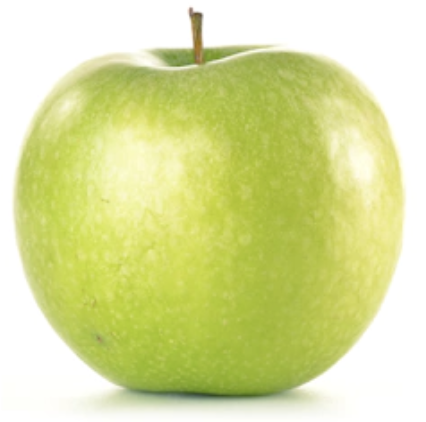
#> input picture data/dataset/dataset/test/freshapples/Screen Shot 2018-06-08 at 5.03.40 PM.png, 426 x 422 px; its folder holds only this picture in this run
$ jupyter execute 02_features.ipynb   (older library calls are emulated)
#> lines starting #> are read from the running program, lines starting #| are printed output that depends on the picture; after the words box and inside, x2 and y2 are one past the last pixel; in counts of white or black regions, pixels touching at a corner belong together
# 02 — Extração e Análise de Features
Extrai features manuais de cada imagem usando a máscara do notebook 01.

Famílias cobertas (obrigatórias pelo enunciado):
- **Forma:** área, perímetro, excentricidade, solidez, extensão, circularidade
- **Momentos de Hu:** 7 valores em escala logarítmica
- **Cor:** média e desvio padrão dos canais HSV
- **Textura:** 4 propriedades GLCM

Ao final gera `X.csv` e `y.csv`. Inclui análise intermediária: boxplots, SelectKBest e PCA.

[cell 1]
import cv2
import numpy as np
import pandas as pd
import matplotlib.pyplot as plt
import seaborn as sns
from pathlib import Path
from skimage.feature import graycomatrix, graycoprops
from sklearn.feature_selection import SelectKBest, f_classif
from sklearn.decomposition import PCA
from sklearn.preprocessing import LabelEncoder, StandardScaler

DATA_DIR = Path('../data')
OUTPUT_DIR = Path('../outputs')
OUTPUT_DIR.mkdir(exist_ok=True)
SEED = 42

## Segmentação (mesma do notebook 01)

[cell 2]
def segmentar_hsv(img_bgr):
    hsv = cv2.cvtColor(img_bgr, cv2.COLOR_BGR2HSV)
#> hsv: shape (256, 256, 3); mean H, S, V 24.5, 85.1, 223.3
    mask = cv2.inRange(hsv, np.array([0,40,40]), np.array([180,255,255]))
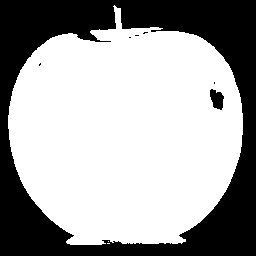
#> mask: shape (256, 256); 64.2% white; 7 black regions (5 under 20 px), largest, box (x1, y1, x2, y2) and area: (0, 0, 256, 256) 23236, (210, 89, 224, 110) 201
    k = cv2.getStructuringElement(cv2.MORPH_ELLIPSE, (7,7))
    mask = cv2.morphologyEx(mask, cv2.MORPH_OPEN, k)
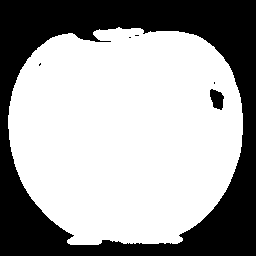
#> mask: shape (256, 256); 63.8% white; 6 black regions (4 under 20 px), largest, box (x1, y1, x2, y2) and area: (0, 0, 256, 256) 23491, (210, 89, 224, 110) 204
    return cv2.morphologyEx(mask, cv2.MORPH_CLOSE, k)
#> returned value: shape (256, 256); 63.9% white; 2 black regions

def segmentar_otsu(img_bgr):
    gray = cv2.GaussianBlur(cv2.cvtColor(img_bgr, cv2.COLOR_BGR2GRAY), (5,5), 0)
    _, mask = cv2.threshold(gray, 0, 255, cv2.THRESH_BINARY_INV + cv2.THRESH_OTSU)
    k = cv2.getStructuringElement(cv2.MORPH_ELLIPSE, (7,7))
    mask = cv2.morphologyEx(mask, cv2.MORPH_OPEN, k)
    return cv2.morphologyEx(mask, cv2.MORPH_CLOSE, k)

# Troque para segmentar_otsu se foi o escolhido no notebook 01
SEGMENTAR = segmentar_hsv

## Funções de extração

[cell 3]
def features_forma(mask):
    cnts, _ = cv2.findContours(mask, cv2.RETR_EXTERNAL, cv2.CHAIN_APPROX_SIMPLE)
#> cnts = 1 contour; box (x1, y1, x2, y2) and area: (8, 27, 243, 245) 41746
    if not cnts:
        return {k: 0.0 for k in ['area','perimetro','excentricidade','solidez','extensao','circularidade']}
    cnt = max(cnts, key=cv2.contourArea)
#> cnt = contour of 334 points, box (x1, y1, x2, y2) (8, 27, 243, 245), area 41746
    area = cv2.contourArea(cnt)
#> area = 41746.5
    peri = cv2.arcLength(cnt, True)
#> peri = 813.3
    circ = (4 * np.pi * area / peri**2) if peri > 0 else 0.0
#> circ = 0.793
    hull_area = cv2.contourArea(cv2.convexHull(cnt))
#> hull_area = 42496
    solid = area / hull_area if hull_area > 0 else 0.0
#> solid = 0.982
    _,_,w,h = cv2.boundingRect(cnt)
#> w = 235; h = 218
    ext = area / (w*h) if w*h > 0 else 0.0
#> ext = 0.815
    if len(cnt) >= 5:
        (_,_),(ma,MA),_ = cv2.fitEllipse(cnt)
#> ma = 223.3; MA = 240.5
        ecc = np.sqrt(1-(min(ma,MA)/max(ma,MA))**2) if max(ma,MA)>0 else 0.0
#> ecc = 0.372
    else:
        ecc = 0.0
    return {'area':area,'perimetro':peri,'excentricidade':ecc,'solidez':solid,'extensao':ext,'circularidade':circ}

def features_hu(mask):
    hu = cv2.HuMoments(cv2.moments(mask)).flatten()
#> hu = [0.000631, 1.57e-09, 2.45e-12, 1.52e-14, -1.28e-27, -4.73e-19, 2.63e-27]
    hu_log = -np.sign(hu) * np.log10(np.abs(hu) + 1e-10)
#> hu_log = [3.2, 8.78, 9.99, 10, -10, -10, 10]
    return {f'hu_{i+1}': v for i,v in enumerate(hu_log)}

def features_cor(img_bgr, mask):
    hsv = cv2.cvtColor(img_bgr, cv2.COLOR_BGR2HSV)
    feats = {}
    for i, c in enumerate(['H','S','V']):
        px = hsv[:,:,i][mask>0]
        feats[f'cor_mean_{c}'] = float(px.mean()) if len(px)>0 else 0.0
        feats[f'cor_std_{c}']  = float(px.std())  if len(px)>0 else 0.0
#> after the loop, feats = {'cor_mean_H': 32.82, 'cor_std_H': 2.59, 'cor_mean_S': 130.7, 'cor_std_S': 33.26, 'cor_mean_V': 206.9, 'cor_std_V': 21.5}
    return feats

def features_glcm(img_bgr, mask):
    gray = cv2.cvtColor(img_bgr, cv2.COLOR_BGR2GRAY)
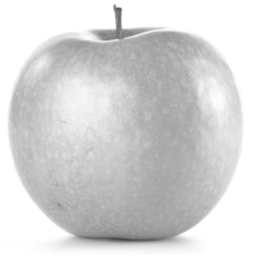
#> gray: shape (256, 256); min 71, max 255, mean 213.4
    gray[mask==0] = 0
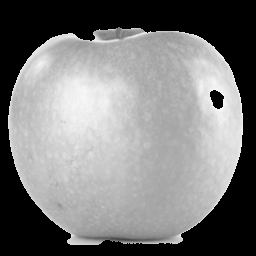
#> gray: shape (256, 256); min 0, max 248, mean 122.6
    glcm = graycomatrix(gray, distances=[1], angles=[0], levels=256, symmetric=True, normed=True)
    return {
        'glcm_contraste':     float(graycoprops(glcm,'contrast')[0,0]),
        'glcm_homogeneidade': float(graycoprops(glcm,'homogeneity')[0,0]),
        'glcm_energia':       float(graycoprops(glcm,'energy')[0,0]),
        'glcm_correlacao':    float(graycoprops(glcm,'correlation')[0,0])
    }

def extrair_features(path):
    img = cv2.resize(cv2.imread(str(path)), (256,256))
    mask = SEGMENTAR(img)
    feats = {}
    feats.update(features_forma(mask))
    feats.update(features_hu(mask))
    feats.update(features_cor(img, mask))
    feats.update(features_glcm(img, mask))
    feats['classe']  = path.parent.name
    feats['arquivo'] = path.name
    return feats

## Extração em batch

[cell 4]
imagens = list(DATA_DIR.rglob('*.jpg')) + list(DATA_DIR.rglob('*.jpeg')) + list(DATA_DIR.rglob('*.png'))
print(f'Total: {len(imagens)} imagens')

registros = []
for i, path in enumerate(imagens):
    try:
        registros.append(extrair_features(path))
    except Exception as e:
        print(f'  Erro em {path.name}: {e}')
    if (i+1) % 50 == 0:
        print(f'  {i+1}/{len(imagens)}...')
#> pass 2 of the loop `for i, path in enumerate(imagens):`:
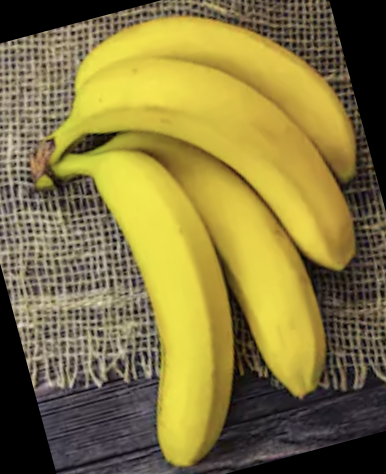
#> input picture data/dataset/dataset/test/freshbanana/rotated_by_15_Screen Shot 2018-06-12 at 10.00.12 PM.png, 386 x 474 px
#> hsv: shape (256, 256, 3); mean H, S, V 34.8, 105.4, 133.6
#> in segmentar_hsv (call 2), `mask = cv2.inRange(hsv, np.array([0,40,40]), np.array([180,255,255]))`:
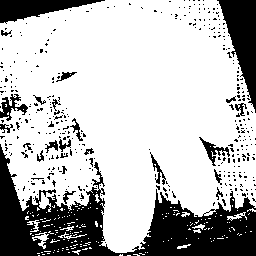
#> mask: shape (256, 256); 73.7% white; 379 black regions (355 under 20 px), largest, box (x1, y1, x2, y2) and area: (0, 144, 256, 256) 10996, (217, 0, 256, 113) 2193, (0, 0, 105, 24) 1267
#> cnts = 3 contours; box (x1, y1, x2, y2) and area: (0, 0, 256, 256) 45087, (235, 194, 244, 208) 82, (40, 196, 49, 208) 62
#> in features_glcm (call 2), `gray[mask==0] = 0`:
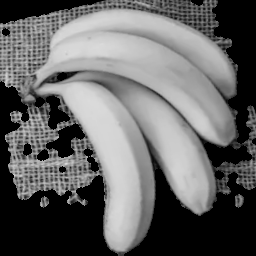
#> gray: shape (256, 256); min 0, max 220, mean 101

df = pd.DataFrame(registros)
#> df = table of 2 rows and 25 columns
print(f'Dataset: {df.shape}')
#| Dataset: (2, 25)
print(df['classe'].value_counts())
#| classe
#| freshapples    1
#| freshbanana    1
#| Name: count, dtype: int64
df.head()
#> Out = table of 2 rows and 25 columns

## Salva X.csv e y.csv

[cell 5]
feature_cols = [c for c in df.columns if c not in ['classe','arquivo']]
#> feature_cols = 23 items, first 6: 'area', 'perimetro', 'excentricidade', 'solidez', 'extensao', 'circularidade'
X = df[feature_cols]
#> X = table of 2 rows and 23 columns
y = df['classe']
X.to_csv(OUTPUT_DIR / 'X.csv', index=False)
y.to_csv(OUTPUT_DIR / 'y.csv', index=False)
print(f'Salvo: X.csv {X.shape}, y.csv {y.shape}')
#| Salvo: X.csv (2, 23), y.csv (2,)

---
## Análise intermediária
### Boxplots por classe

[cell 6]
grupos = {
    'Forma':        ['area','perimetro','excentricidade','solidez','extensao','circularidade'],
    'Cor_media':    ['cor_mean_H','cor_mean_S','cor_mean_V'],
    'Cor_desvio':   ['cor_std_H','cor_std_S','cor_std_V'],
    'Textura_GLCM': ['glcm_contraste','glcm_homogeneidade','glcm_energia','glcm_correlacao']
}

for grupo, cols in grupos.items():
    cols = [c for c in cols if c in df.columns]
    fig, axes = plt.subplots(1, len(cols), figsize=(4*len(cols), 4))
    if len(cols)==1: axes=[axes]
    fig.suptitle(f'Boxplots — {grupo}', fontsize=12)
    for ax, col in zip(axes, cols):
        df.boxplot(column=col, by='classe', ax=ax)
        ax.set_title(col); ax.set_xlabel('')
    plt.tight_layout()
    plt.savefig(OUTPUT_DIR / f'boxplot_{grupo}.png', dpi=150, bbox_inches='tight')
    plt.show()
#> this loop made 4 passes
#> pass 1, `plt.savefig(OUTPUT_DIR / f'boxplot_{grupo}.png', dpi=150, bbox_inches=..`:
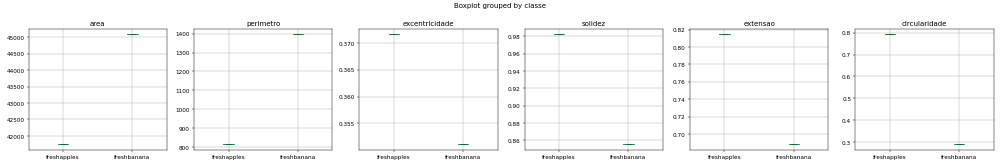
#> figure drawn by matplotlib, 6 panels
#> pass 2, `plt.savefig(OUTPUT_DIR / f'boxplot_{grupo}.png', dpi=150, bbox_inches=..`:
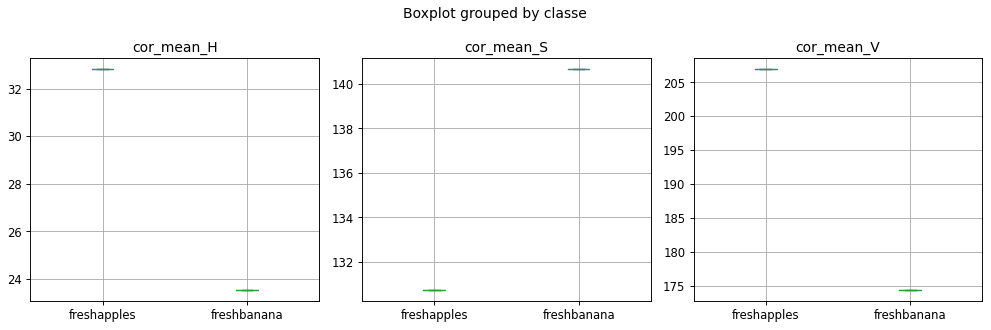
#> figure drawn by matplotlib, 3 panels

### Médias por classe

[cell 7]
medias = df.groupby('classe')[feature_cols].mean().T
#> medias = table of 23 rows and 2 columns
if 'fresh' in medias.columns and 'rotten' in medias.columns:
    medias['diff_abs'] = (medias['fresh'] - medias['rotten']).abs()
    print(medias.sort_values('diff_abs', ascending=False).round(4).to_string())

### Mapa de correlação

[cell 8]
plt.figure(figsize=(14,11))
corr = X.corr()
#> corr = table of 23 rows and 23 columns
sns.heatmap(corr, mask=np.triu(np.ones_like(corr,dtype=bool)),
            cmap='coolwarm', center=0, annot=False, linewidths=0.3)
plt.title('Correlação entre features')
plt.tight_layout()
plt.savefig(OUTPUT_DIR / 'correlacao_features.png', dpi=150)
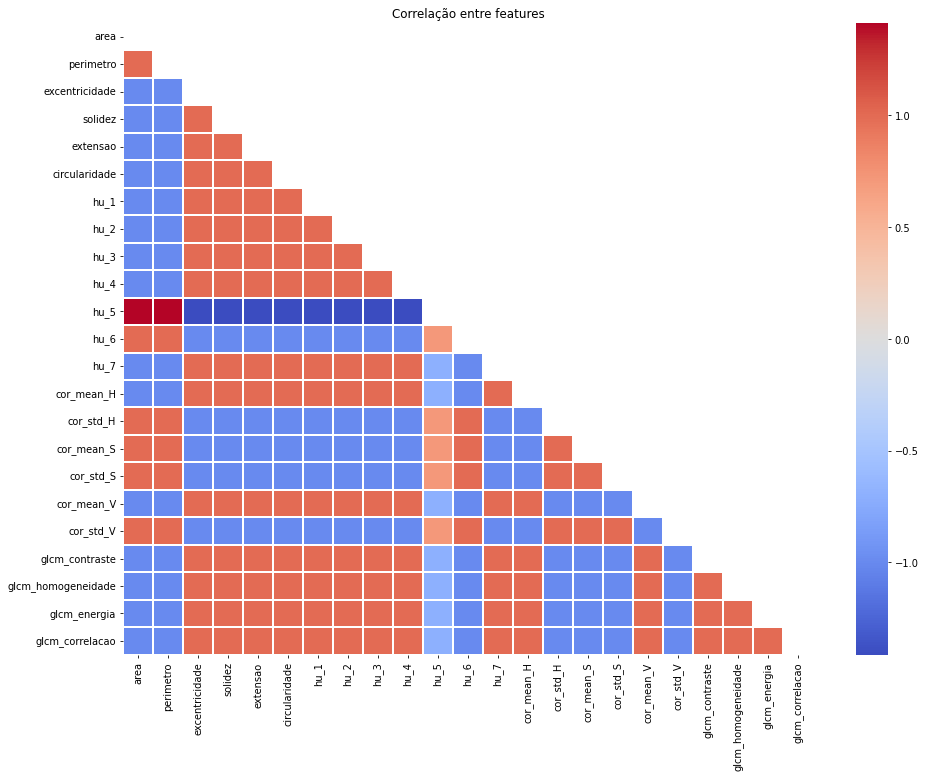
#> figure drawn by matplotlib, 2 panels
plt.show()

### SelectKBest — top 10 features mais discriminativas

[cell 9]
le = LabelEncoder()
y_enc = le.fit_transform(y)
#> y_enc = [0, 1]
selector = SelectKBest(score_func=f_classif, k='all')
selector.fit(X.fillna(0), y_enc)

scores_df = pd.DataFrame({'feature': feature_cols, 'F_score': selector.scores_, 'p_value': selector.pvalues_})
#> scores_df = table of 23 rows and 3 columns
scores_df = scores_df.sort_values('F_score', ascending=False)
print('Top 10:')
print(scores_df.head(10).to_string(index=False))
#|        feature  F_score  p_value
#|           area      NaN      NaN
#|      perimetro      NaN      NaN
#| excentricidade      NaN      NaN
#|        solidez      NaN      NaN
#|       extensao      NaN      NaN
#|  circularidade      NaN      NaN
#|           hu_1      NaN      NaN
#|           hu_2      NaN      NaN
#|           hu_3      NaN      NaN
#|           hu_4      NaN      NaN

top10 = scores_df.head(10)
#> top10 = table of 10 rows and 3 columns
plt.figure(figsize=(9,5))
plt.barh(top10['feature'][::-1], top10['F_score'][::-1])
plt.xlabel('F-score'); plt.title('SelectKBest — top 10 features')
plt.tight_layout()
plt.savefig(OUTPUT_DIR / 'selectkbest_top10.png', dpi=150)
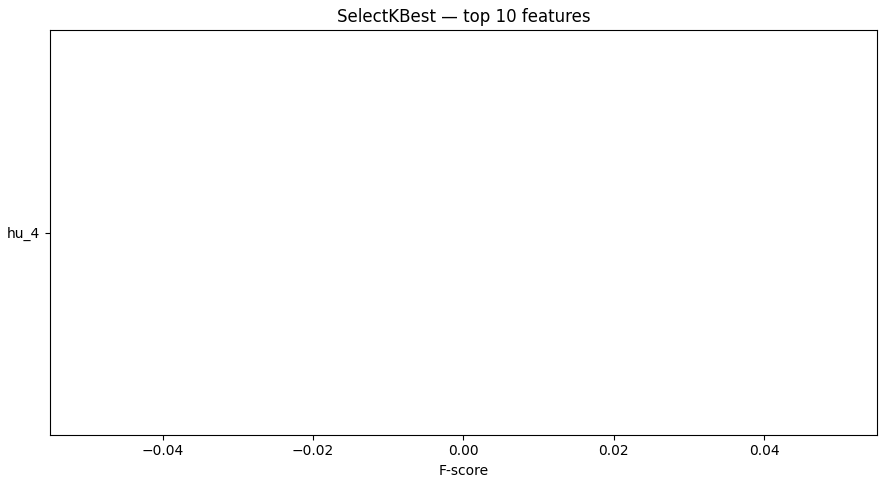
#> figure drawn by matplotlib, 1 panel
plt.show()

TOP_FEATURES = scores_df.head(10)['feature'].tolist()
#> TOP_FEATURES = ['area', 'perimetro', 'excentricidade', 'solidez', 'extensao', 'circularidade', 'hu_1', 'hu_2', 'hu_3', 'hu_4']
print(f'\nTop features: {TOP_FEATURES}')
#| Top features: ['area', 'perimetro', 'excentricidade', 'solidez', 'extensao', 'circularidade', 'hu_1', 'hu_2', 'hu_3', 'hu_4']

### PCA — visualização 2D

[cell 10]
scaler = StandardScaler()
X_scaled = scaler.fit_transform(X.fillna(0))
pca = PCA(n_components=2, random_state=SEED)
X_pca = pca.fit_transform(X_scaled)
#> X_pca = [[-4.69, -5.6e-16], [4.69, -5.6e-16]]

plt.figure(figsize=(8,6))
cores = {'fresh':'steelblue','rotten':'tomato'}
for classe in y.unique():
    idx = (y == classe).values
    plt.scatter(X_pca[idx,0], X_pca[idx,1], label=classe, alpha=0.6, s=40, color=cores.get(classe,'gray'))
#> this loop made 2 passes
plt.xlabel(f'PC1 ({pca.explained_variance_ratio_[0]*100:.1f}%)')
plt.ylabel(f'PC2 ({pca.explained_variance_ratio_[1]*100:.1f}%)')
plt.title('PCA — separabilidade das classes')
plt.legend(); plt.tight_layout()
plt.savefig(OUTPUT_DIR / 'pca_classes.png', dpi=150)
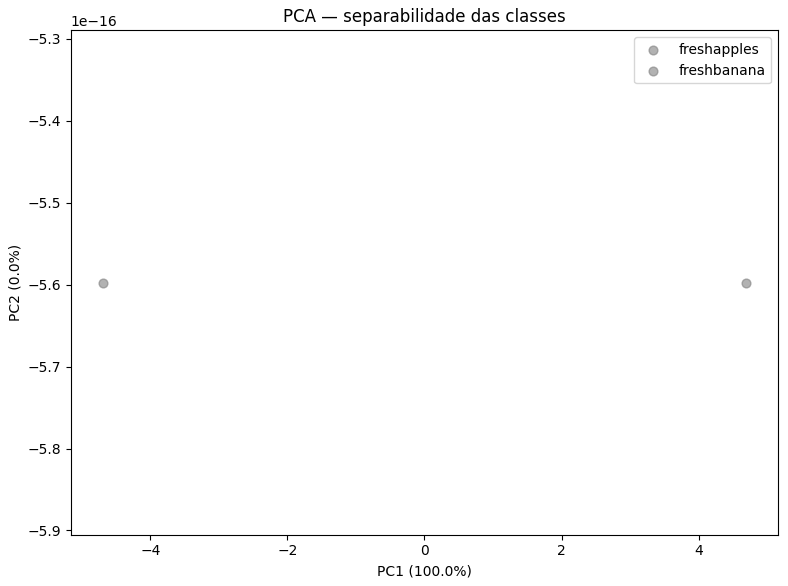
#> figure drawn by matplotlib, 1 panel
plt.show()
print(f'Variância explicada: {pca.explained_variance_ratio_.sum()*100:.1f}%')
